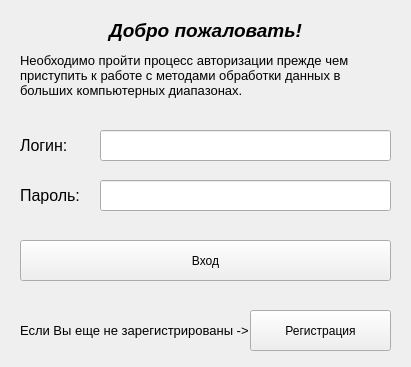
<?xml version="1.0" encoding="UTF-8"?>
<ui version="4.0">
 <class>Form</class>
 <widget class="QWidget" name="Form">
  <property name="geometry">
   <rect>
    <x>0</x>
    <y>0</y>
    <width>411</width>
    <height>367</height>
   </rect>
  </property>
  <property name="windowTitle">
   <string>Авторизация</string>
  </property>
  <widget class="QLabel" name="label">
   <property name="geometry">
    <rect>
     <x>90</x>
     <y>10</y>
     <width>231</width>
     <height>41</height>
    </rect>
   </property>
   <property name="text">
    <string>&lt;html&gt;&lt;head/&gt;&lt;body&gt;&lt;p align=&quot;center&quot;&gt;&lt;span style=&quot; font-size:14pt; font-weight:600; font-style:italic;&quot;&gt;Добро пожаловать!&lt;/span&gt;&lt;/p&gt;&lt;/body&gt;&lt;/html&gt;</string>
   </property>
  </widget>
  <widget class="QLabel" name="label_2">
   <property name="geometry">
    <rect>
     <x>20</x>
     <y>50</y>
     <width>371</width>
     <height>51</height>
    </rect>
   </property>
   <property name="text">
    <string>&lt;html&gt;&lt;head/&gt;&lt;body&gt;&lt;p&gt;&lt;span style=&quot; font-size:10pt;&quot;&gt;Необходимо пройти процесс авторизации прежде чем приступить к работе с методами обработки данных в больших компьютерных диапазонах.&lt;/span&gt;&lt;/p&gt;&lt;/body&gt;&lt;/html&gt;</string>
   </property>
   <property name="wordWrap">
    <bool>true</bool>
   </property>
  </widget>
  <widget class="QLabel" name="label_3">
   <property name="geometry">
    <rect>
     <x>20</x>
     <y>130</y>
     <width>71</width>
     <height>31</height>
    </rect>
   </property>
   <property name="text">
    <string>&lt;html&gt;&lt;head/&gt;&lt;body&gt;&lt;p&gt;&lt;span style=&quot; font-size:12pt;&quot;&gt;Логин:&lt;/span&gt;&lt;/p&gt;&lt;/body&gt;&lt;/html&gt;</string>
   </property>
   <property name="wordWrap">
    <bool>true</bool>
   </property>
  </widget>
  <widget class="QLabel" name="label_4">
   <property name="geometry">
    <rect>
     <x>20</x>
     <y>180</y>
     <width>71</width>
     <height>31</height>
    </rect>
   </property>
   <property name="text">
    <string>&lt;html&gt;&lt;head/&gt;&lt;body&gt;&lt;p&gt;&lt;span style=&quot; font-size:12pt;&quot;&gt;Пароль:&lt;/span&gt;&lt;/p&gt;&lt;/body&gt;&lt;/html&gt;</string>
   </property>
   <property name="wordWrap">
    <bool>true</bool>
   </property>
  </widget>
  <widget class="QLineEdit" name="login_line">
   <property name="geometry">
    <rect>
     <x>100</x>
     <y>130</y>
     <width>291</width>
     <height>31</height>
    </rect>
   </property>
  </widget>
  <widget class="QLineEdit" name="passw_line">
   <property name="geometry">
    <rect>
     <x>100</x>
     <y>180</y>
     <width>291</width>
     <height>31</height>
    </rect>
   </property>
   <property name="echoMode">
    <enum>QLineEdit::Password</enum>
   </property>
  </widget>
  <widget class="QPushButton" name="log_in_pushButton">
   <property name="geometry">
    <rect>
     <x>20</x>
     <y>240</y>
     <width>371</width>
     <height>41</height>
    </rect>
   </property>
   <property name="text">
    <string>Вход</string>
   </property>
  </widget>
  <widget class="QLabel" name="label_5">
   <property name="geometry">
    <rect>
     <x>20</x>
     <y>310</y>
     <width>351</width>
     <height>41</height>
    </rect>
   </property>
   <property name="text">
    <string>&lt;html&gt;&lt;head/&gt;&lt;body&gt;&lt;p&gt;&lt;span style=&quot; font-size:10pt;&quot;&gt;Если Вы еще не зарегистрированы -&amp;gt;&lt;/span&gt;&lt;/p&gt;&lt;/body&gt;&lt;/html&gt;</string>
   </property>
   <property name="wordWrap">
    <bool>true</bool>
   </property>
  </widget>
  <widget class="QPushButton" name="registr_pushButton">
   <property name="geometry">
    <rect>
     <x>250</x>
     <y>310</y>
     <width>141</width>
     <height>41</height>
    </rect>
   </property>
   <property name="text">
    <string>Регистрация</string>
   </property>
  </widget>
 </widget>
 <resources/>
 <connections/>
</ui>
